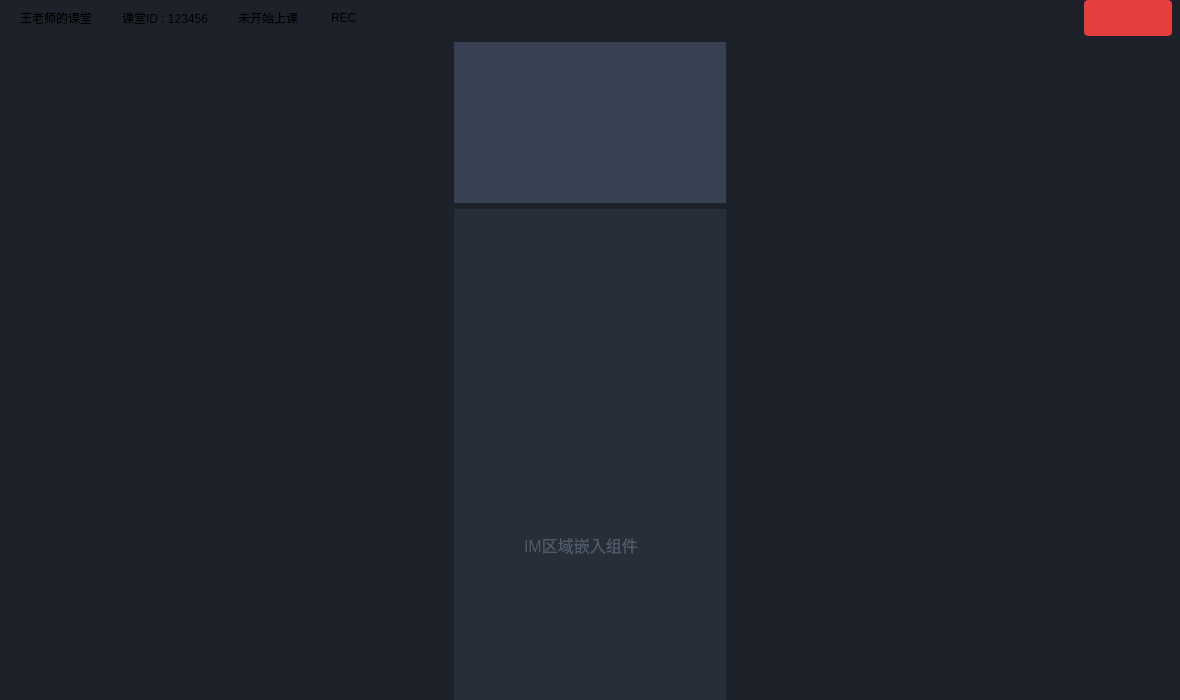
<?xml version="1.0" encoding="UTF-8"?>
<ui version="4.0">
 <class>BCStudentLayout</class>
 <widget class="QWidget" name="BCStudentLayout">
  <property name="geometry">
   <rect>
    <x>0</x>
    <y>0</y>
    <width>1180</width>
    <height>700</height>
   </rect>
  </property>
  <property name="minimumSize">
   <size>
    <width>1180</width>
    <height>700</height>
   </size>
  </property>
  <property name="maximumSize">
   <size>
    <width>1440</width>
    <height>800</height>
   </size>
  </property>
  <property name="windowTitle">
   <string>Form</string>
  </property>
  <property name="styleSheet">
   <string notr="true">background-color:#1d2129
</string>
  </property>
  <layout class="QVBoxLayout" name="verticalLayout_2">
   <property name="leftMargin">
    <number>0</number>
   </property>
   <property name="topMargin">
    <number>0</number>
   </property>
   <property name="rightMargin">
    <number>0</number>
   </property>
   <property name="bottomMargin">
    <number>0</number>
   </property>
   <item>
    <layout class="QHBoxLayout" name="horizontalLayout">
     <property name="sizeConstraint">
      <enum>QLayout::SetNoConstraint</enum>
     </property>
     <item>
      <spacer name="horizontalSpacer_3">
       <property name="orientation">
        <enum>Qt::Horizontal</enum>
       </property>
       <property name="sizeType">
        <enum>QSizePolicy::Fixed</enum>
       </property>
       <property name="sizeHint" stdset="0">
        <size>
         <width>20</width>
         <height>20</height>
        </size>
       </property>
      </spacer>
     </item>
     <item>
      <widget class="QLabel" name="lbl_class_name">
       <property name="styleSheet">
        <string notr="true">color:#ffffff;
font: 12pt ;
font-weight:400;
font-family:\&quot;Microsoft YaHei\&quot;;
</string>
       </property>
       <property name="text">
        <string>王老师的课堂</string>
       </property>
      </widget>
     </item>
     <item>
      <widget class="QLabel" name="label_4">
       <property name="minimumSize">
        <size>
         <width>18</width>
         <height>0</height>
        </size>
       </property>
       <property name="maximumSize">
        <size>
         <width>18</width>
         <height>16777215</height>
        </size>
       </property>
       <property name="styleSheet">
        <string notr="true">background-image:url(:img/room_title_shu);
background-position:center;
background-repeat:no-repeat;</string>
       </property>
       <property name="text">
        <string/>
       </property>
      </widget>
     </item>
     <item>
      <widget class="QLabel" name="lbl_class_id">
       <property name="styleSheet">
        <string notr="true">color:#ffffff;
font: 12pt ;
font-weight:400;
font-family:\&quot;Microsoft YaHei\&quot;;</string>
       </property>
       <property name="text">
        <string>课堂ID : 123456</string>
       </property>
      </widget>
     </item>
     <item>
      <widget class="QLabel" name="label_5">
       <property name="minimumSize">
        <size>
         <width>18</width>
         <height>0</height>
        </size>
       </property>
       <property name="maximumSize">
        <size>
         <width>18</width>
         <height>16777215</height>
        </size>
       </property>
       <property name="styleSheet">
        <string notr="true">background-image:url(:img/room_title_shu);
background-position:center;
background-repeat:no-repeat;</string>
       </property>
       <property name="text">
        <string/>
       </property>
      </widget>
     </item>
     <item>
      <widget class="QLabel" name="lbl_time">
       <property name="styleSheet">
        <string notr="true">color:#ffffff;
font: 12pt ;
font-weight:400;
font-family:\&quot;Microsoft YaHei\&quot;;</string>
       </property>
       <property name="text">
        <string>未开始上课</string>
       </property>
      </widget>
     </item>
     <item>
      <spacer name="horizontalSpacer_4">
       <property name="orientation">
        <enum>Qt::Horizontal</enum>
       </property>
       <property name="sizeType">
        <enum>QSizePolicy::Fixed</enum>
       </property>
       <property name="sizeHint" stdset="0">
        <size>
         <width>14</width>
         <height>20</height>
        </size>
       </property>
      </spacer>
     </item>
     <item>
      <widget class="QLabel" name="lbl_rec_icon">
       <property name="text">
        <string/>
       </property>
      </widget>
     </item>
     <item>
      <widget class="QLabel" name="label_2">
       <property name="styleSheet">
        <string notr="true">color:#ffffff;
font: 12pt ;
font-weight:400;
color:#ffffff;
font: 12pt ;
font-weight:400;
font-family:\&quot;Microsoft YaHei\&quot;;</string>
       </property>
       <property name="text">
        <string>REC</string>
       </property>
      </widget>
     </item>
     <item>
      <spacer name="horizontalSpacer">
       <property name="orientation">
        <enum>Qt::Horizontal</enum>
       </property>
       <property name="sizeHint" stdset="0">
        <size>
         <width>40</width>
         <height>20</height>
        </size>
       </property>
      </spacer>
     </item>
     <item>
      <widget class="QPushButton" name="pushButton">
       <property name="styleSheet">
        <string notr="true">font: 12pt ;
border:2px;
border-radius:4px;
padding:2px 4px;
background-color:#e63f3f;
font-family: &quot;Microsoft YaHei&quot;;
font-size: 16px;
color: #FFFFFF;
width:80;
height:32;
background-image:url(:img/leave_class);
background-position:center;
background-repeat:no-repeat;
</string>
       </property>
       <property name="text">
        <string/>
       </property>
      </widget>
     </item>
     <item>
      <spacer name="horizontalSpacer_2">
       <property name="orientation">
        <enum>Qt::Horizontal</enum>
       </property>
       <property name="sizeType">
        <enum>QSizePolicy::Fixed</enum>
       </property>
       <property name="sizeHint" stdset="0">
        <size>
         <width>8</width>
         <height>20</height>
        </size>
       </property>
      </spacer>
     </item>
    </layout>
   </item>
   <item>
    <layout class="QHBoxLayout" name="horizontalLayout_4">
     <item>
      <layout class="QVBoxLayout" name="verticalLayout">
       <item>
        <widget class="QWidget" name="widget" native="true">
         <property name="minimumSize">
          <size>
           <width>272</width>
           <height>161</height>
          </size>
         </property>
         <property name="maximumSize">
          <size>
           <width>272</width>
           <height>161</height>
          </size>
         </property>
         <property name="styleSheet">
          <string notr="true">background:#394254;</string>
         </property>
        </widget>
       </item>
       <item>
        <widget class="QWidget" name="widget_2" native="true">
         <property name="minimumSize">
          <size>
           <width>272</width>
           <height>574</height>
          </size>
         </property>
         <property name="maximumSize">
          <size>
           <width>272</width>
           <height>16777215</height>
          </size>
         </property>
         <property name="styleSheet">
          <string notr="true">background-color:#272e38;</string>
         </property>
         <widget class="QLabel" name="label_3">
          <property name="geometry">
           <rect>
            <x>70</x>
            <y>320</y>
            <width>121</width>
            <height>31</height>
           </rect>
          </property>
          <property name="styleSheet">
           <string notr="true">font:16px;
color:#4e5969;</string>
          </property>
          <property name="text">
           <string>IM区域嵌入组件</string>
          </property>
         </widget>
        </widget>
       </item>
      </layout>
     </item>
    </layout>
   </item>
  </layout>
 </widget>
 <resources/>
 <connections/>
</ui>
